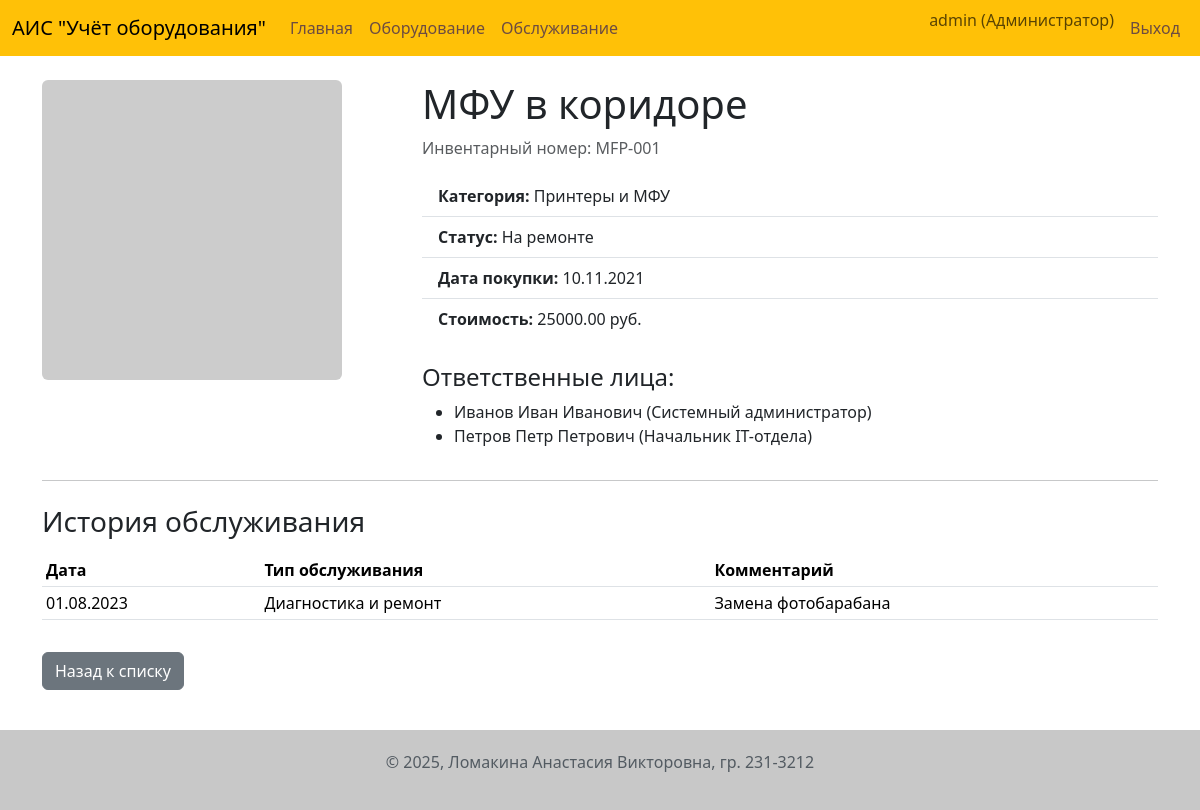
The page /equipment/3 (signed in) on the database its author committed.
### app/models.py (models this page shows, shortened)
class User(UserMixin, db.Model):
    id = db.Column(db.Integer, primary_key=True)
    username = db.Column(db.String(64), index=True, unique=True, nullable=False)
    password_hash = db.Column(db.String(128))
    role = db.Column(db.String(50), nullable=False, default='Пользователь')
    def is_admin(self):
        return self.role == 'Администратор'

class Equipment(db.Model):
    id = db.Column(db.Integer, primary_key=True)
    name = db.Column(db.String(200), nullable=False)
    inventory_number = db.Column(db.String(100), unique=True, nullable=False)
    purchase_date = db.Column(db.Date, nullable=False, default=date.today)
    cost = db.Column(db.Numeric(10, 2), nullable=False)
    status = db.Column(db.Enum('В эксплуатации', 'На ремонте', 'Списано', name='equipment_status_enum'), nullable=False, default='В эксплуатации')
    notes = db.Column(db.Text)
    category_id = db.Column(db.Integer, db.ForeignKey('category.id'), nullable=False)
    image_id = db.Column(db.Integer, db.ForeignKey('image.id'), nullable=True)
    photo = db.relationship('Image', backref='equipment', uselist=False, lazy=True)
    responsible_persons = db.relationship('ResponsiblePerson', secondary=equipment_responsible_persons, lazy='subquery',
        backref=db.backref('equipments', lazy=True))
    service_history = db.relationship('ServiceHistory', backref='equipment', lazy='dynamic', cascade="all, delete-orphan")

class Category(db.Model):
    id = db.Column(db.Integer, primary_key=True)
    name = db.Column(db.String(100), unique=True, nullable=False)
    description = db.Column(db.Text)
    equipment = db.relationship('Equipment', backref='category', lazy='dynamic')

class ResponsiblePerson(db.Model):
    id = db.Column(db.Integer, primary_key=True)
    full_name = db.Column(db.String(200), nullable=False)
    position = db.Column(db.String(100), nullable=False)
    contact_info = db.Column(db.String(200))

class ServiceHistory(db.Model):
    id = db.Column(db.Integer, primary_key=True)
    service_date = db.Column(db.Date, nullable=False, default=date.today)
    service_type = db.Column(db.String(100), nullable=False)
    notes = db.Column(db.Text, nullable=False)
    equipment_id = db.Column(db.Integer, db.ForeignKey('equipment.id', ondelete='CASCADE'), nullable=False)

### app/routes.py (the view)
@bp.route('/equipment/<int:id>')
@login_required
def equipment_detail(id):
    equipment_item = Equipment.query.get_or_404(id)
    service_history = equipment_item.service_history.order_by(ServiceHistory.service_date.desc()).all()
    return render_template(
        'equipment_detail.html',
        title=f'Детали: {equipment_item.name}',
        equipment=equipment_item,
        history=service_history
    )

### app/models.py (called while the page is built)
@login.user_loader
def load_user(id):
    return User.query.get(int(id))

### app/templates/equipment_detail.html (shortened to what this page needs)
{% extends "base.html" %}
{% block content %}
<div class="row">
    <div class="col-md-4">
        {% if equipment.photo %}
        <img src="{{ url_for('main.uploaded_file', filename=equipment.photo.filename) }}" class="img-fluid rounded" alt="Фото {{ equipment.name }}">
    {% else %}
        <img src="https://via.placeholder.com/300x300.png?text=Нет+фото" class="img-fluid rounded" alt="Фото оборудования">
    {% endif %}
    </div>
    <div class="col-md-8">
        <h1>{{ equipment.name }}</h1>
        <p class="text-muted">Инвентарный номер: {{ equipment.inventory_number }}</p>
        <ul class="list-group list-group-flush">
            <li class="list-group-item"><strong>Категория:</strong> {{ equipment.category.name }}</li>
            <li class="list-group-item"><strong>Статус:</strong> {{ equipment.status }}</li>
            <li class="list-group-item"><strong>Дата покупки:</strong> {{ equipment.purchase_date.strftime('%d.%m.%Y') }}</li>
            <li class="list-group-item"><strong>Стоимость:</strong> {{ "%.2f"|format(equipment.cost) }} руб.</li>
        </ul>
        <h4 class="mt-4">Ответственные лица:</h4>
        {% if equipment.responsible_persons %}
            <ul>
            {% for person in equipment.responsible_persons %}
                <li>{{ person.full_name }} ({{ person.position }})</li>
            {% endfor %}
            </ul>
        {% else %}
            <p>Не назначены.</p>
        {% endif %}
    </div>
</div>
<hr>
<div class="row mt-4">
    <div class="col">
        <h3>История обслуживания</h3>
        {% if history %}
        <table class="table table-sm mt-3">
            <thead>
                <tr>
                    <th>Дата</th>
                    <th>Тип обслуживания</th>
                    <th>Комментарий</th>
                </tr>
            </thead>
            <tbody>
                {% for record in history %}
                <tr>
                    <td>{{ record.service_date.strftime('%d.%m.%Y') }}</td>
                    <td>{{ record.service_type }}</td>
                    <td>{{ record.notes }}</td>
                </tr>
                {% endfor %}
            </tbody>
        </table>
        {% else %}
        <p>Записей об обслуживании нет.</p>
        {% endif %}
    </div>
</div>
<a href="{{ url_for('main.index') }}" class="btn btn-secondary mt-3">Назад к списку</a>
{% endblock %}

### app/templates/base.html (shortened to what this page needs)
<!DOCTYPE html>
<html lang="ru">
<head>
    <link rel="stylesheet" href="{{ url_for('static', filename='css/style.css') }}">
    <link href="https://cdn.jsdelivr.net/npm/bootstrap@5.3.2/dist/css/bootstrap.min.css" rel="stylesheet">
</head>
<body>
    <header>
        <nav class="navbar navbar-expand-lg">
            <div class="container-fluid">
                <a class="navbar-brand" href="{{ url_for('main.index') }}">АИС "Учёт оборудования"</a>
                <div class="collapse navbar-collapse">
                    <ul class="navbar-nav me-auto mb-2 mb-lg-0">
                        <li class="nav-item">
                            <a class="nav-link" href="{{ url_for('main.index') }}">Главная</a>
                        </li>
                        {% if current_user.is_authenticated %}
                        <li class="nav-item">
                            <a class="nav-link" href="{{ url_for('main.index') }}">Оборудование</a>
                        </li>
                        {% endif %}
                        {% if current_user.is_authenticated and (current_user.is_admin() or current_user.is_tech()) %}
                        <li class="nav-item">
                            <a class="nav-link" href="#">Обслуживание</a>
                        </li>
                        {% endif %}
                    </ul>
                    <ul class="navbar-nav ms-auto">
                        {% if current_user.is_authenticated %}
                            <li class="nav-item">
                                <span class="navbar-text me-2">
                                    {{ current_user.username }} ({{ current_user.role }})
                                </span>
                            </li>
                            <li class="nav-item">
                                <a class="nav-link" href="{{ url_for('main.logout') }}">Выход</a>
                            </li>
                        {% else %}
                            <li class="nav-item">
                                <a class="nav-link" href="{{ url_for('main.login') }}">Вход</a>
                            </li>
                        {% endif %}
                    </ul>
                </div>
            </div>
        </nav>
    </header>
    <main class="container mt-4">
        {% block content %}{% endblock %}
    </main>
    <footer>
        <div class="container text-center">
            <p>© 2025, Ломакина Анастасия Викторовна, гр. 231-3212</p>
        </div>
    </footer>
</body>
</html>

### app/static/css/style.css (style rules this page uses)
body { display: flex; flex-direction: column; min-height: 100vh; }
main { flex: 1; }
header .navbar { background-color: #ffc107; }
header .navbar a.nav-link { color: #6d4c41; }
footer { background-color: #c8c8c8; padding: 20px 0; margin-top: 40px; color: #535b62; }

### rows shown on the page
User: username "admin", role "Администратор"
Equipment: name "МФУ в коридоре", inventory_number "MFP-001", status "На ремонте", purchase_date "10.11.2021", cost "25000.00"
Category: category.name "Принтеры и МФУ"
ResponsiblePerson: full_name "Иванов Иван Иванович", position "Системный администратор"
ResponsiblePerson: full_name "Петров Петр Петрович", position "Начальник IT-отдела"
ServiceHistory: service_date "01.08.2023", service_type "Диагностика и ремонт", notes "Замена фотобарабана"
